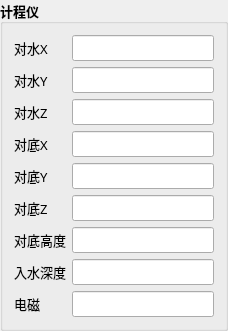
         <widget class="QGroupBox" name="groupBox_14">
          <property name="font">
           <font>
            <family>微软雅黑</family>
            <pointsize>10</pointsize>
            <weight>75</weight>
            <bold>true</bold>
           </font>
          </property>
          <property name="title">
           <string>计程仪</string>
          </property>
          <layout class="QGridLayout" name="gridLayout_13">
           <item row="5" column="1">
            <widget class="QLineEdit" name="lineEdit_44">
             <property name="font">
              <font>
               <family>微软雅黑</family>
               <pointsize>10</pointsize>
               <weight>75</weight>
               <bold>true</bold>
              </font>
             </property>
             <property name="readOnly">
              <bool>true</bool>
             </property>
            </widget>
           </item>
           <item row="0" column="0">
            <widget class="QLabel" name="label_63">
             <property name="maximumSize">
              <size>
               <width>60</width>
               <height>16777215</height>
              </size>
             </property>
             <property name="font">
              <font>
               <family>微软雅黑</family>
               <pointsize>10</pointsize>
               <weight>50</weight>
               <bold>false</bold>
              </font>
             </property>
             <property name="text">
              <string>对水X</string>
             </property>
            </widget>
           </item>
           <item row="0" column="1">
            <widget class="QLineEdit" name="lineEdit_41">
             <property name="font">
              <font>
               <family>微软雅黑</family>
               <pointsize>10</pointsize>
               <weight>75</weight>
               <bold>true</bold>
              </font>
             </property>
             <property name="readOnly">
              <bool>true</bool>
             </property>
            </widget>
           </item>
           <item row="10" column="0">
            <widget class="QLabel" name="label_67">
             <property name="maximumSize">
              <size>
               <width>60</width>
               <height>16777215</height>
              </size>
             </property>
             <property name="font">
              <font>
               <family>微软雅黑</family>
               <pointsize>10</pointsize>
               <weight>50</weight>
               <bold>false</bold>
              </font>
             </property>
             <property name="text">
              <string>电磁</string>
             </property>
            </widget>
           </item>
           <item row="1" column="0">
            <widget class="QLabel" name="label_64">
             <property name="maximumSize">
              <size>
               <width>60</width>
               <height>16777215</height>
              </size>
             </property>
             <property name="font">
              <font>
               <family>微软雅黑</family>
               <pointsize>10</pointsize>
               <weight>50</weight>
               <bold>false</bold>
              </font>
             </property>
             <property name="text">
              <string>对水Y</string>
             </property>
            </widget>
           </item>
           <item row="3" column="0">
            <widget class="QLabel" name="label_72">
             <property name="maximumSize">
              <size>
               <width>60</width>
               <height>16777215</height>
              </size>
             </property>
             <property name="font">
              <font>
               <family>微软雅黑</family>
               <pointsize>10</pointsize>
               <weight>50</weight>
               <bold>false</bold>
              </font>
             </property>
             <property name="text">
              <string>对水Z</string>
             </property>
            </widget>
           </item>
           <item row="1" column="1">
            <widget class="QLineEdit" name="lineEdit_42">
             <property name="font">
              <font>
               <family>微软雅黑</family>
               <pointsize>10</pointsize>
               <weight>75</weight>
               <bold>true</bold>
              </font>
             </property>
             <property name="readOnly">
              <bool>true</bool>
             </property>
            </widget>
           </item>
           <item row="4" column="0">
            <widget class="QLabel" name="label_65">
             <property name="maximumSize">
              <size>
               <width>60</width>
               <height>16777215</height>
              </size>
             </property>
             <property name="font">
              <font>
               <family>微软雅黑</family>
               <pointsize>10</pointsize>
               <weight>50</weight>
               <bold>false</bold>
              </font>
             </property>
             <property name="text">
              <string>对底X</string>
             </property>
            </widget>
           </item>
           <item row="7" column="1">
            <widget class="QLineEdit" name="lineEdit_54">
             <property name="font">
              <font>
               <family>微软雅黑</family>
               <pointsize>10</pointsize>
               <weight>75</weight>
               <bold>true</bold>
              </font>
             </property>
             <property name="readOnly">
              <bool>true</bool>
             </property>
            </widget>
           </item>
           <item row="6" column="1">
            <widget class="QLineEdit" name="lineEdit_52">
             <property name="font">
              <font>
               <family>微软雅黑</family>
               <pointsize>10</pointsize>
               <weight>75</weight>
               <bold>true</bold>
              </font>
             </property>
             <property name="readOnly">
              <bool>true</bool>
             </property>
            </widget>
           </item>
           <item row="9" column="1">
            <widget class="QLineEdit" name="lineEdit_55">
             <property name="font">
              <font>
               <family>微软雅黑</family>
               <pointsize>10</pointsize>
               <weight>75</weight>
               <bold>true</bold>
              </font>
             </property>
             <property name="readOnly">
              <bool>true</bool>
             </property>
            </widget>
           </item>
           <item row="10" column="1">
            <widget class="QLineEdit" name="lineEdit_49">
             <property name="font">
              <font>
               <family>微软雅黑</family>
               <pointsize>10</pointsize>
               <weight>75</weight>
               <bold>true</bold>
              </font>
             </property>
             <property name="readOnly">
              <bool>true</bool>
             </property>
            </widget>
           </item>
           <item row="4" column="1">
            <widget class="QLineEdit" name="lineEdit_43">
             <property name="font">
              <font>
               <family>微软雅黑</family>
               <pointsize>10</pointsize>
               <weight>75</weight>
               <bold>true</bold>
              </font>
             </property>
             <property name="readOnly">
              <bool>true</bool>
             </property>
            </widget>
           </item>
           <item row="7" column="0">
            <widget class="QLabel" name="label_75">
             <property name="maximumSize">
              <size>
               <width>60</width>
               <height>16777215</height>
              </size>
             </property>
             <property name="font">
              <font>
               <family>微软雅黑</family>
               <pointsize>10</pointsize>
               <weight>50</weight>
               <bold>false</bold>
              </font>
             </property>
             <property name="text">
              <string>对底高度</string>
             </property>
            </widget>
           </item>
           <item row="6" column="0">
            <widget class="QLabel" name="label_73">
             <property name="maximumSize">
              <size>
               <width>60</width>
               <height>16777215</height>
              </size>
             </property>
             <property name="font">
              <font>
               <family>微软雅黑</family>
               <pointsize>10</pointsize>
               <weight>50</weight>
               <bold>false</bold>
              </font>
             </property>
             <property name="text">
              <string>对底Z</string>
             </property>
            </widget>
           </item>
           <item row="3" column="1">
            <widget class="QLineEdit" name="lineEdit_51">
             <property name="font">
              <font>
               <family>微软雅黑</family>
               <pointsize>10</pointsize>
               <weight>75</weight>
               <bold>true</bold>
              </font>
             </property>
             <property name="readOnly">
              <bool>true</bool>
             </property>
            </widget>
           </item>
           <item row="5" column="0">
            <widget class="QLabel" name="label_66">
             <property name="maximumSize">
              <size>
               <width>60</width>
               <height>16777215</height>
              </size>
             </property>
             <property name="font">
              <font>
               <family>微软雅黑</family>
               <pointsize>10</pointsize>
               <weight>50</weight>
               <bold>false</bold>
              </font>
             </property>
             <property name="text">
              <string>对底Y</string>
             </property>
            </widget>
           </item>
           <item row="9" column="0">
            <widget class="QLabel" name="label_76">
             <property name="maximumSize">
              <size>
               <width>60</width>
               <height>16777215</height>
              </size>
             </property>
             <property name="font">
              <font>
               <family>微软雅黑</family>
               <pointsize>10</pointsize>
               <weight>50</weight>
               <bold>false</bold>
              </font>
             </property>
             <property name="text">
              <string>入水深度</string>
             </property>
            </widget>
           </item>
          </layout>
         </widget>
